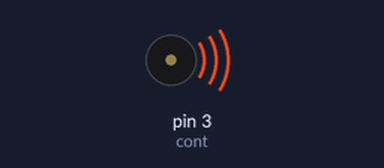
Bench run of a sketch on a simulated Arduino Uno, built with avr-gcc and run on an emulated ATmega328P. Parts: buzzer (waves = sounding).

Above: at 0.1 s.
Timing chart, 0 to 1.6 s (numbered marks = the images above):
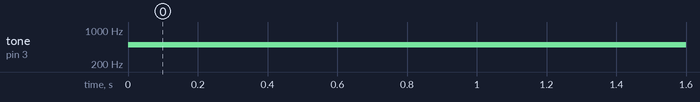

Measured:
- by itself, tone on pin 3 (cont): silent → 500 Hz at 0.00 s

The sketch:

continuity_tester.ino
```cpp
#define cont 3
void setup(){
    pinMode(cont, OUTPUT);
}

void loop(){
    tone(cont, 500);
}
```
